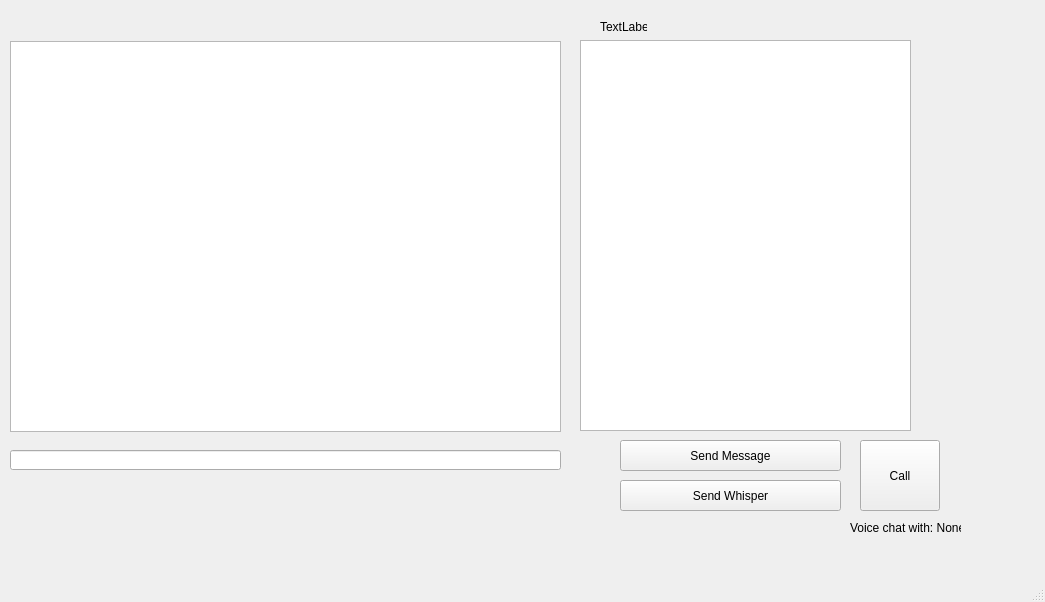
<?xml version="1.0" encoding="UTF-8"?>
<ui version="4.0">
 <class>MainWindow</class>
 <widget class="QMainWindow" name="MainWindow">
  <property name="geometry">
   <rect>
    <x>0</x>
    <y>0</y>
    <width>1045</width>
    <height>602</height>
   </rect>
  </property>
  <property name="windowTitle">
   <string>MainWindow</string>
  </property>
  <widget class="QWidget" name="centralwidget">
   <widget class="QLineEdit" name="lineEdit">
    <property name="geometry">
     <rect>
      <x>10</x>
      <y>450</y>
      <width>551</width>
      <height>20</height>
     </rect>
    </property>
   </widget>
   <widget class="QPushButton" name="pushButton">
    <property name="geometry">
     <rect>
      <x>620</x>
      <y>440</y>
      <width>221</width>
      <height>31</height>
     </rect>
    </property>
    <property name="text">
     <string>Send Message</string>
    </property>
   </widget>
   <widget class="QLabel" name="label">
    <property name="geometry">
     <rect>
      <x>600</x>
      <y>20</y>
      <width>47</width>
      <height>13</height>
     </rect>
    </property>
    <property name="text">
     <string>TextLabel</string>
    </property>
   </widget>
   <widget class="QListWidget" name="listWidget">
    <property name="geometry">
     <rect>
      <x>580</x>
      <y>40</y>
      <width>331</width>
      <height>391</height>
     </rect>
    </property>
   </widget>
   <widget class="QPushButton" name="pushButton_2">
    <property name="geometry">
     <rect>
      <x>620</x>
      <y>480</y>
      <width>221</width>
      <height>31</height>
     </rect>
    </property>
    <property name="text">
     <string>Send Whisper</string>
    </property>
   </widget>
   <widget class="QListView" name="listView">
    <property name="geometry">
     <rect>
      <x>10</x>
      <y>41</y>
      <width>551</width>
      <height>391</height>
     </rect>
    </property>
   </widget>
   <widget class="QPushButton" name="Call_Button">
    <property name="geometry">
     <rect>
      <x>860</x>
      <y>440</y>
      <width>80</width>
      <height>71</height>
     </rect>
    </property>
    <property name="text">
     <string>Call</string>
    </property>
   </widget>
   <widget class="QLabel" name="label_2">
    <property name="geometry">
     <rect>
      <x>850</x>
      <y>520</y>
      <width>111</width>
      <height>16</height>
     </rect>
    </property>
    <property name="text">
     <string>Voice chat with: None</string>
    </property>
   </widget>
  </widget>
  <widget class="QMenuBar" name="menubar">
   <property name="geometry">
    <rect>
     <x>0</x>
     <y>0</y>
     <width>1045</width>
     <height>20</height>
    </rect>
   </property>
  </widget>
  <widget class="QStatusBar" name="statusbar"/>
 </widget>
 <resources/>
 <connections/>
</ui>
